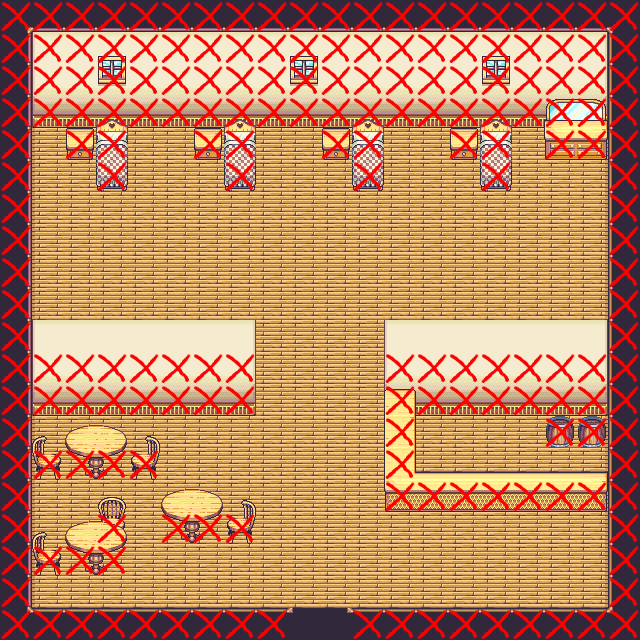

A level layout from a 2D game, rendered from its tile map. Below: a short description, then the map file with tile-grid data replaced by summaries:
An orthogonal 20x20 tile map with 32x32 px tiles, 4 tile layers (ground, fringe, over, collision), 2 tilesets and 1 object (portal).

<map version="1.0" orientation="orthogonal" width="20" height="20" tilewidth="32" tileheight="32">
 <tileset firstgid="1" name="Interior" tilewidth="32" tileheight="32">
  <image source="Interior_Town.png" width="800" height="600" />
 </tileset>
 <tileset firstgid="451" name="Collision" tilewidth="32" tileheight="32">
  <image source="collision.png" width="128" height="32" />
 </tileset>
 <layer name="ground" width="20" height="20">
  <data>[400 cells, 400 non-empty, 22 distinct tile ids]</data>
 </layer>
 <layer name="fringe" width="20" height="20">
  <data>[400 cells, 39 non-empty, 19 distinct tile ids]</data>
 </layer>
 <layer name="over" width="20" height="20">
  <data>[400 cells, 35 non-empty, 11 distinct tile ids]</data>
 </layer>
 <layer name="collision" width="20" height="20">
  <data>[400 cells, 192 non-empty, 1 distinct tile ids]</data>
 </layer>
 <objectgroup name="objects" width="20" height="20">
  <object name="Outside" type="portal" x="288" y="608" width="64" height="32">
   <properties>
    <property name="map" value="outside.tmx" />
    <property name="spawn" value="608,288" />
   </properties>
  </object>
 </objectgroup>
</map>